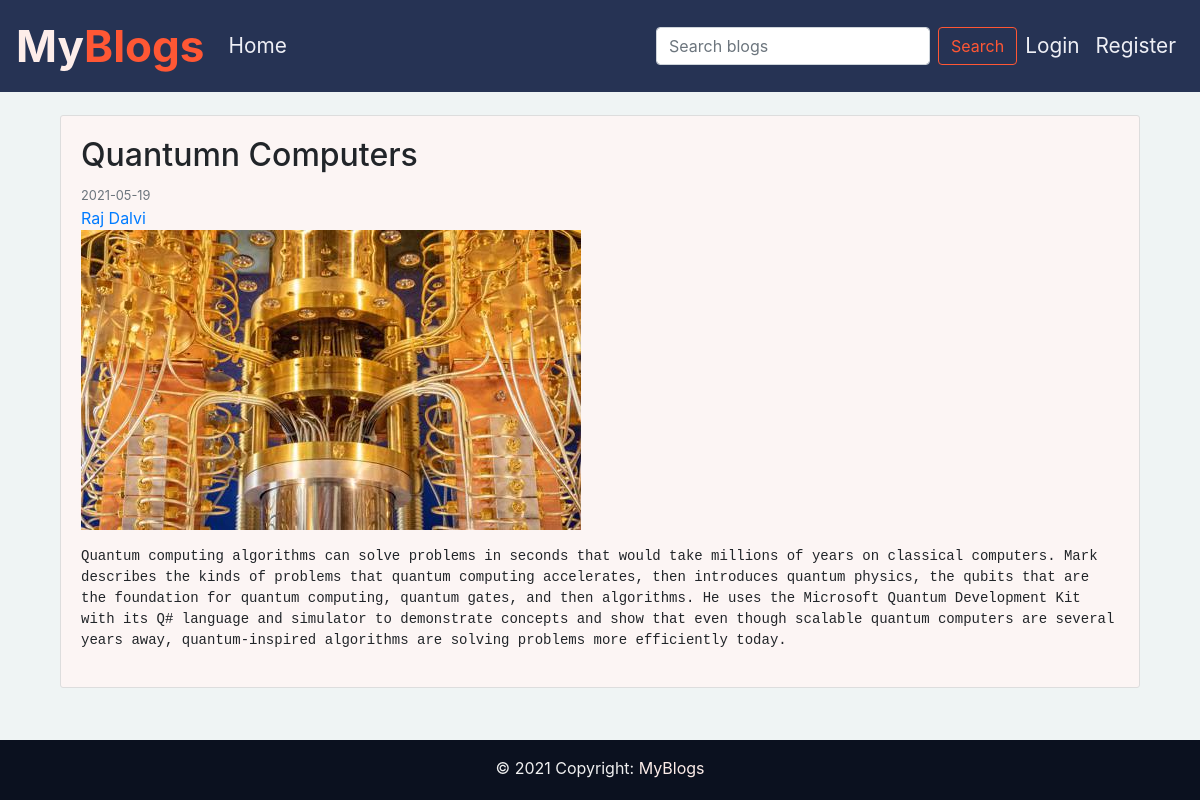
/post/10, run on the app's committed database.
### blog/models.py (models this page shows, shortened)
class Post(db.Model):
    id = db.Column(db.Integer, primary_key=True)
    title = db.Column(db.String(100), nullable=False)
    date_posted = db.Column(db.DateTime, nullable=False, default=datetime.utcnow)
    content = db.Column(db.Text, nullable=False)
    image_post = db.Column(db.String(20), nullable=False, default='default_post.jpg')
    user_id = db.Column(db.Integer, db.ForeignKey('user.id'), nullable=False)

class User(db.Model, UserMixin):
    id = db.Column(db.Integer, primary_key=True)
    username = db.Column(db.String(20), unique=True, nullable=False)
    email = db.Column(db.String(120), unique=True, nullable=False)
    image_file = db.Column(db.String(20), nullable=False, default='default_profile.jpg')
    password = db.Column(db.String(60), nullable=False)
    posts = db.relationship('Post', backref='author', lazy=True)

### blog/routes.py (the view)
@app.route("/post/<int:post_id>")
def post(post_id):
    post = Post.query.get_or_404(post_id)
    return render_template('blog.html', title=post.title, post=post)

### blog/Templates/blog.html
{%extends "layout.html"%}
{%block content%}
    <div class="container">
        <article class="media content-section">
            <div class="media-body">
                <div class="article-metadata">
                    <h2 class="article-title">{{post.title}}</h2>
                    <small class="text-muted">{{ post.date_posted.strftime('%Y-%m-%d') }}</small>
                </div>
                <a class="mr-2" href="{{ url_for('user_profile', username=post.author.username) }}">{{post.author.username}}</a>
                {% if post.image_post != 'default_post.jpg' %}
                <figure>
                    <img class="img-fluid blog-img" src="{{ url_for('static', filename='resources/blog_pics/' + post.image_post) }}" alt="Some alt text">
                </figure>
                {% endif %}
                <pre class="article-content">{{post.content}}</pre>
            </div>
        </article>
    </div>
{%endblock content%}

### blog/static/main.css (style rules this page uses)
html { min-height: 100%; position: relative; }
body { margin: 0px; padding: 0px; background-color: #EFF4F4; min-height: 100%; display: grid; margin-bottom: 60px; }
.content-section { background: #ffffff; padding: 20px 20px; border: 1px solid #dddddd; border-radius: 3px; margin-bottom: 20px; }
.blog-img { height: fit-content; }
.content-section { background-color: #fcf5f4; }
pre { white-space: pre-wrap; }

### data on the page
Post: title "Quantumn Computers", date_posted "2021-05-19", image_post (picture), content "Quantum computing algorithms can solve problems in seconds that would take millions of years on classical computers. Mark describes the kinds of problems that quantum computing accelerates, then introduces quantum physics, the qubits that are the foundation for quantum computing, quantum gates, and then algorithms. He uses the Microsoft Quantum Development Kit with its Q# language and simulator to demonstrate concepts and show that even though scalable quantum computers are several years away, quantum-inspired algorithms are solving problems more efficiently today.…"
User: author.username "Raj Dalvi"
